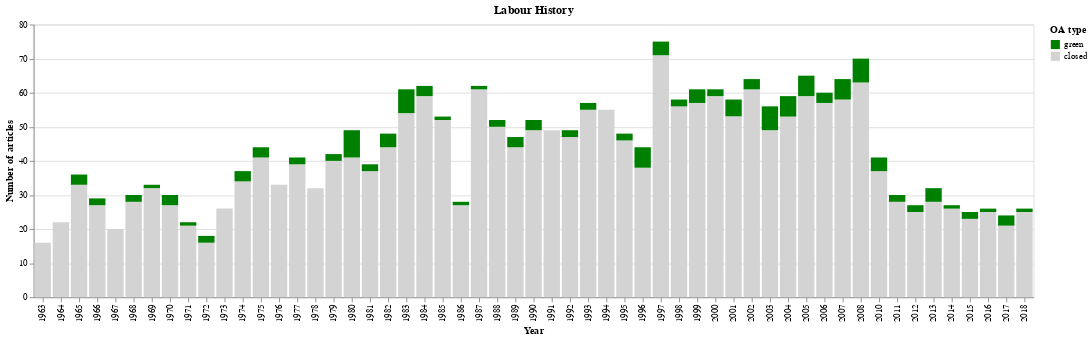

Source (notebook cell):
### Code cell
chart_oa_status(df_lh_unique, title='Labour History')

### Figure 1 — Vega-Lite specification as saved in the notebook (floating-point values rounded to 4 significant figures; data arrays with more than 128 entries replaced by an {"elided": "..."} marker saying what was removed)
{"config": {"view": {"continuousWidth": 400, "continuousHeight": 300}}, "data": {"name": "data-962acc49e6d7d53884191214848d94f2"}, "mark": "bar", "encoding": {"color": {"type": "nominal", "field": "oa_status", "legend": {"title": "OA type"}, "scale": {"range": ["green", "lightgrey"]}, "sort": {"field": "order", "order": "descending"}}, "order": {"type": "quantitative", "field": "order"}, "tooltip": [{"type": "quantitative", "aggregate": "count", "title": "Number of articles"}, {"type": "nominal", "field": "oa_status", "title": "OA type"}], "x": {"type": "ordinal", "field": "year", "title": "Year"}, "y": {"type": "quantitative", "aggregate": "count", "axis": {"tickMinStep": 1}, "title": "Number of articles"}}, "title": "Labour History", "$schema": "https://vega.github.io/schema/vega-lite/v4.8.1.json", "datasets": {"data-962acc49e6d7d53884191214848d94f2": {"elided": "2375 records"}}}
